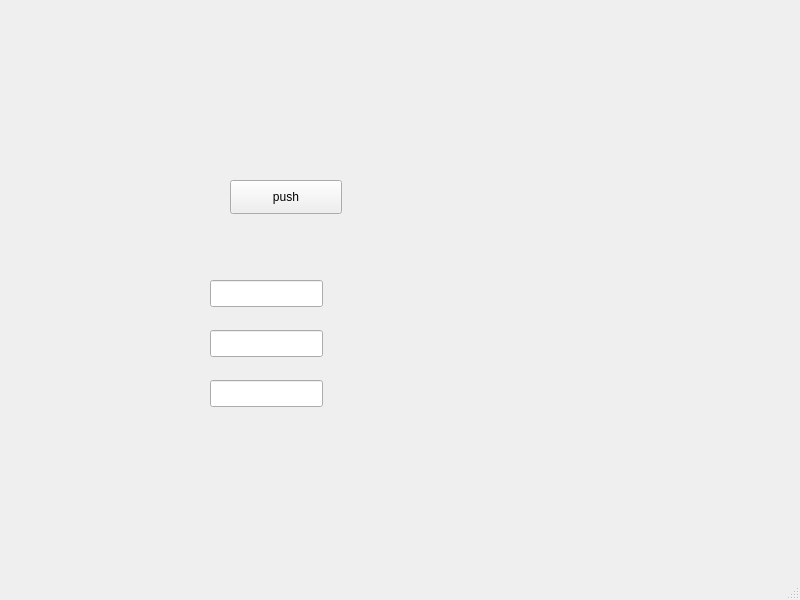
<?xml version="1.0" encoding="UTF-8"?>
<ui version="4.0">
 <class>MainWindow</class>
 <widget class="QMainWindow" name="MainWindow">
  <property name="geometry">
   <rect>
    <x>0</x>
    <y>0</y>
    <width>800</width>
    <height>600</height>
   </rect>
  </property>
  <property name="windowTitle">
   <string>MainWindow</string>
  </property>
  <widget class="QWidget" name="centralwidget">
   <widget class="QPushButton" name="pushButton">
    <property name="geometry">
     <rect>
      <x>230</x>
      <y>180</y>
      <width>112</width>
      <height>34</height>
     </rect>
    </property>
    <property name="text">
     <string>push</string>
    </property>
   </widget>
   <widget class="QLineEdit" name="lineEdit">
    <property name="geometry">
     <rect>
      <x>210</x>
      <y>280</y>
      <width>113</width>
      <height>27</height>
     </rect>
    </property>
   </widget>
   <widget class="QLineEdit" name="lineEdit_2">
    <property name="geometry">
     <rect>
      <x>210</x>
      <y>330</y>
      <width>113</width>
      <height>27</height>
     </rect>
    </property>
   </widget>
   <widget class="QLineEdit" name="lineEdit_3">
    <property name="geometry">
     <rect>
      <x>210</x>
      <y>380</y>
      <width>113</width>
      <height>27</height>
     </rect>
    </property>
   </widget>
  </widget>
  <widget class="QMenuBar" name="menubar">
   <property name="geometry">
    <rect>
     <x>0</x>
     <y>0</y>
     <width>800</width>
     <height>31</height>
    </rect>
   </property>
  </widget>
  <widget class="QStatusBar" name="statusbar"/>
 </widget>
 <resources/>
 <connections/>
</ui>
